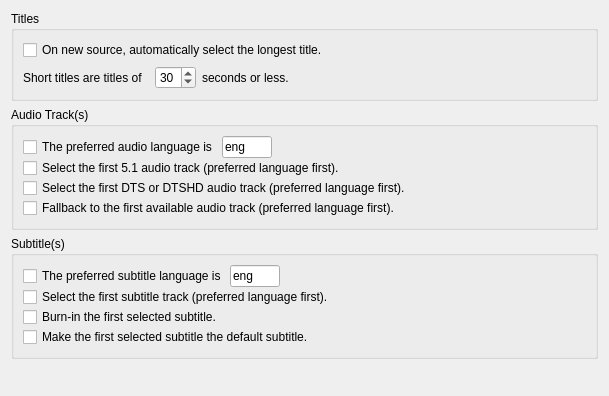
     <widget class="QWidget" name="tab_Auto1">
      <attribute name="title">
       <string>Auto</string>
      </attribute>
      <layout class="QVBoxLayout" name="verticalLayout_3">
       <item>
        <widget class="QGroupBox" name="groupBox_AutoTitles">
         <property name="title">
          <string>Titles</string>
         </property>
         <layout class="QGridLayout" name="gridLayout_7">
          <item row="0" column="0" colspan="3">
           <widget class="QCheckBox" name="checkBox_AutoSelectLongestTitle">
            <property name="text">
             <string>On new source, automatically select the longest title.</string>
            </property>
           </widget>
          </item>
          <item row="1" column="0">
           <widget class="QLabel" name="label_AutoShortTitleSeconds_1">
            <property name="text">
             <string>Short titles are titles of</string>
            </property>
            <property name="buddy">
             <cstring>spinBox_AutoShortTitleSeconds</cstring>
            </property>
           </widget>
          </item>
          <item row="1" column="1">
           <widget class="QSpinBox" name="spinBox_AutoShortTitleSeconds">
            <property name="sizePolicy">
             <sizepolicy hsizetype="Fixed" vsizetype="Fixed">
              <horstretch>0</horstretch>
              <verstretch>0</verstretch>
             </sizepolicy>
            </property>
            <property name="suffix">
             <string/>
            </property>
            <property name="minimum">
             <number>1</number>
            </property>
            <property name="maximum">
             <number>59</number>
            </property>
            <property name="value">
             <number>30</number>
            </property>
           </widget>
          </item>
          <item row="1" column="2">
           <widget class="QLabel" name="label_AutoShortTitleSeconds_2">
            <property name="text">
             <string>seconds or less.</string>
            </property>
            <property name="indent">
             <number>0</number>
            </property>
            <property name="buddy">
             <cstring>spinBox_AutoShortTitleSeconds</cstring>
            </property>
           </widget>
          </item>
          <item row="1" column="3">
           <spacer name="horizontalSpacer_7">
            <property name="orientation">
             <enum>Qt::Horizontal</enum>
            </property>
            <property name="sizeHint" stdset="0">
             <size>
              <width>245</width>
              <height>20</height>
             </size>
            </property>
           </spacer>
          </item>
         </layout>
        </widget>
       </item>
       <item>
        <widget class="QGroupBox" name="groupBox_AutoAudioTracks">
         <property name="title">
          <string>Audio Track(s)</string>
         </property>
         <layout class="QGridLayout" name="gridLayout_8">
          <property name="spacing">
           <number>0</number>
          </property>
          <item row="0" column="0">
           <widget class="QCheckBox" name="checkBox_AutoAudioPreferredLanguage">
            <property name="text">
             <string>The preferred audio language is </string>
            </property>
           </widget>
          </item>
          <item row="0" column="1">
           <widget class="QLineEdit" name="lineEdit_AutoAudioPreferredLanguage">
            <property name="sizePolicy">
             <sizepolicy hsizetype="Fixed" vsizetype="Fixed">
              <horstretch>0</horstretch>
              <verstretch>0</verstretch>
             </sizepolicy>
            </property>
            <property name="maximumSize">
             <size>
              <width>50</width>
              <height>16777215</height>
             </size>
            </property>
            <property name="text">
             <string>eng</string>
            </property>
           </widget>
          </item>
          <item row="0" column="2">
           <spacer name="horizontalSpacer_5">
            <property name="orientation">
             <enum>Qt::Horizontal</enum>
            </property>
            <property name="sizeHint" stdset="0">
             <size>
              <width>314</width>
              <height>20</height>
             </size>
            </property>
           </spacer>
          </item>
          <item row="1" column="0" colspan="3">
           <widget class="QCheckBox" name="checkBox_AutoAudioSelect51">
            <property name="text">
             <string>Select the first 5.1 audio track (preferred language first).</string>
            </property>
           </widget>
          </item>
          <item row="2" column="0" colspan="3">
           <widget class="QCheckBox" name="checkBox_AutoAudioSelectDTS">
            <property name="text">
             <string>Select the first DTS or DTSHD audio track (preferred language first).</string>
            </property>
           </widget>
          </item>
          <item row="3" column="0" colspan="3">
           <widget class="QCheckBox" name="checkBox_AutoAudioFallback">
            <property name="text">
             <string>Fallback to the first available audio track (preferred language first).</string>
            </property>
           </widget>
          </item>
         </layout>
        </widget>
       </item>
       <item>
        <widget class="QGroupBox" name="groupBox_AutoSubtitles">
         <property name="title">
          <string>Subtitle(s)</string>
         </property>
         <layout class="QGridLayout" name="gridLayout_9">
          <property name="spacing">
           <number>0</number>
          </property>
          <item row="0" column="0">
           <widget class="QCheckBox" name="checkBox_AutoSubtitlePreferredLanguage">
            <property name="text">
             <string>The preferred subtitle language is </string>
            </property>
           </widget>
          </item>
          <item row="0" column="1">
           <widget class="QLineEdit" name="lineEdit_AutoSubtitlePreferredLanguage">
            <property name="sizePolicy">
             <sizepolicy hsizetype="Fixed" vsizetype="Fixed">
              <horstretch>0</horstretch>
              <verstretch>0</verstretch>
             </sizepolicy>
            </property>
            <property name="maximumSize">
             <size>
              <width>50</width>
              <height>16777215</height>
             </size>
            </property>
            <property name="text">
             <string>eng</string>
            </property>
           </widget>
          </item>
          <item row="0" column="2">
           <spacer name="horizontalSpacer_6">
            <property name="orientation">
             <enum>Qt::Horizontal</enum>
            </property>
            <property name="sizeHint" stdset="0">
             <size>
              <width>303</width>
              <height>20</height>
             </size>
            </property>
           </spacer>
          </item>
          <item row="1" column="0" colspan="3">
           <widget class="QCheckBox" name="checkBox_AutoSubtitleFirstTrack">
            <property name="text">
             <string>Select the first subtitle track (preferred language first).</string>
            </property>
           </widget>
          </item>
          <item row="2" column="0">
           <widget class="QCheckBox" name="checkBox_AutoSubtitleBurnIn">
            <property name="text">
             <string>Burn-in the first selected subtitle.</string>
            </property>
           </widget>
          </item>
          <item row="3" column="0" colspan="3">
           <widget class="QCheckBox" name="checkBox_AutoSubtitleDefault">
            <property name="text">
             <string>Make the first selected subtitle the default subtitle.</string>
            </property>
           </widget>
          </item>
         </layout>
        </widget>
       </item>
       <item>
        <spacer name="verticalSpacer_3">
         <property name="orientation">
          <enum>Qt::Vertical</enum>
         </property>
         <property name="sizeHint" stdset="0">
          <size>
           <width>20</width>
           <height>26</height>
          </size>
         </property>
        </spacer>
       </item>
      </layout>
     </widget>
